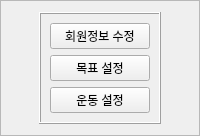
                  <widget class="QFrame" name="frame_29">
                   <property name="frameShape">
                    <enum>QFrame::StyledPanel</enum>
                   </property>
                   <property name="frameShadow">
                    <enum>QFrame::Raised</enum>
                   </property>
                   <layout class="QHBoxLayout" name="horizontalLayout_16">
                    <item>
                     <widget class="QFrame" name="profile_frame">
                      <property name="sizePolicy">
                       <sizepolicy hsizetype="Expanding" vsizetype="Expanding">
                        <horstretch>0</horstretch>
                        <verstretch>0</verstretch>
                       </sizepolicy>
                      </property>
                      <property name="frameShape">
                       <enum>QFrame::Box</enum>
                      </property>
                      <property name="frameShadow">
                       <enum>QFrame::Raised</enum>
                      </property>
                      <layout class="QVBoxLayout" name="verticalLayout_10">
                       <property name="spacing">
                        <number>6</number>
                       </property>
                       <property name="sizeConstraint">
                        <enum>QLayout::SetMaximumSize</enum>
                       </property>
                       <item>
                        <widget class="QPushButton" name="btn_modify">
                         <property name="sizePolicy">
                          <sizepolicy hsizetype="Minimum" vsizetype="Fixed">
                           <horstretch>0</horstretch>
                           <verstretch>0</verstretch>
                          </sizepolicy>
                         </property>
                         <property name="maximumSize">
                          <size>
                           <width>100</width>
                           <height>100</height>
                          </size>
                         </property>
                         <property name="text">
                          <string>회원정보 수정</string>
                         </property>
                         <property name="iconSize">
                          <size>
                           <width>16</width>
                           <height>16</height>
                          </size>
                         </property>
                        </widget>
                       </item>
                       <item>
                        <widget class="QPushButton" name="btn_goal">
                         <property name="maximumSize">
                          <size>
                           <width>100</width>
                           <height>100</height>
                          </size>
                         </property>
                         <property name="text">
                          <string>목표 설정</string>
                         </property>
                        </widget>
                       </item>
                       <item>
                        <widget class="QPushButton" name="btn_config">
                         <property name="maximumSize">
                          <size>
                           <width>100</width>
                           <height>100</height>
                          </size>
                         </property>
                         <property name="text">
                          <string>운동 설정</string>
                         </property>
                        </widget>
                       </item>
                      </layout>
                     </widget>
                    </item>
                   </layout>
                  </widget>
